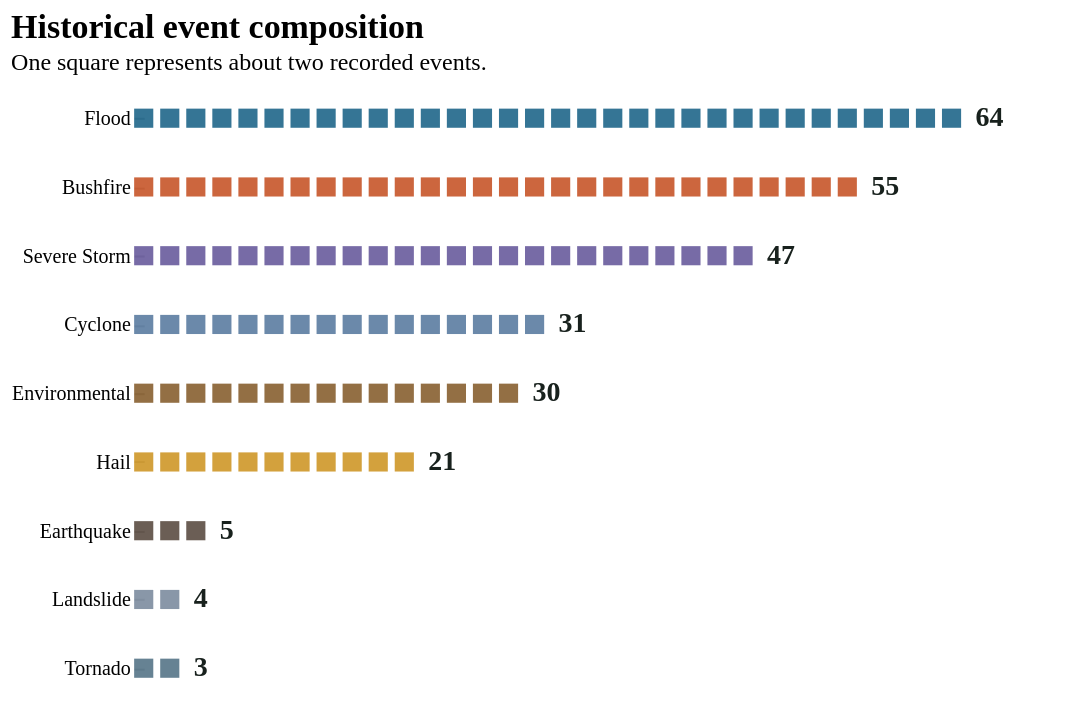

Write a Vega-Lite specification for this figure.
### Vega-Lite specification from a JSON file in a GitHub repository (floating-point values rounded to 4 significant figures)
{"$schema": "https://vega.github.io/schema/vega-lite/v5.json", "width": 470, "height": 310, "title": {"text": "Historical event composition", "subtitle": "One square represents about two recorded events."}, "data": {"sequence": {"start": 0, "stop": 133, "step": 1, "as": "tile"}}, "transform": [{"calculate": "datum.tile < 32 ? 'Flood' : datum.tile < 60 ? 'Bushfire' : datum.tile < 84 ? 'Severe Storm' : datum.tile < 100 ? 'Cyclone' : datum.tile < 115 ? 'Environmental' : datum.tile < 126 ? 'Hail' : datum.tile < 129 ? 'Earthquake' : datum.tile < 131 ? 'Landslide' : 'Tornado'", "as": "category"}, {"calculate": "datum.category == 'Flood' ? datum.tile : datum.category == 'Bushfire' ? datum.tile - 32 : datum.category == 'Severe Storm' ? datum.tile - 60 : datum.category == 'Cyclone' ? datum.tile - 84 : datum.category == 'Environmental' ? datum.tile - 100 : datum.category == 'Hail' ? datum.tile - 115 : datum.category == 'Earthquake' ? datum.tile - 126 : datum.category == 'Landslide' ? datum.tile - 129 : datum.tile - 131", "as": "unit"}, {"calculate": "datum.category == 'Flood' ? 64 : datum.category == 'Bushfire' ? 55 : datum.category == 'Severe Storm' ? 47 : datum.category == 'Cyclone' ? 31 : datum.category == 'Environmental' ? 30 : datum.category == 'Hail' ? 21 : datum.category == 'Earthquake' ? 5 : datum.category == 'Landslide' ? 4 : 3", "as": "events"}, {"calculate": "ceil(datum.events / 2) - 1", "as": "last_unit"}], "layer": [{"mark": {"type": "square", "size": 92, "filled": true, "opacity": 0.92}, "encoding": {"x": {"field": "unit", "type": "quantitative", "axis": null, "scale": {"domain": [0, 36]}}, "y": {"field": "category", "type": "nominal", "sort": ["Flood", "Bushfire", "Severe Storm", "Cyclone", "Environmental", "Hail", "Earthquake", "Landslide", "Tornado"], "title": null}, "color": {"field": "category", "type": "nominal", "legend": null, "scale": {"domain": ["Flood", "Bushfire", "Severe Storm", "Cyclone", "Environmental", "Hail", "Earthquake", "Landslide", "Tornado"], "range": ["#246a8d", "#c85a2e", "#6c5f9f", "#5f7fa3", "#8a6335", "#d09a2d", "#5f5147", "#7f8fa1", "#5a788a"]}}, "tooltip": [{"field": "category", "type": "nominal", "title": "Type"}, {"field": "events", "type": "quantitative", "title": "Recorded events"}]}}, {"transform": [{"filter": "datum.unit == datum.last_unit"}], "mark": {"type": "text", "align": "left", "baseline": "middle", "dx": 12, "font": "Trebuchet MS", "fontSize": 14, "fontWeight": "bold", "color": "#18211d"}, "encoding": {"x": {"field": "unit", "type": "quantitative", "scale": {"domain": [0, 36]}}, "y": {"field": "category", "type": "nominal", "sort": ["Flood", "Bushfire", "Severe Storm", "Cyclone", "Environmental", "Hail", "Earthquake", "Landslide", "Tornado"]}, "text": {"field": "events", "type": "quantitative", "format": ".0f"}}}], "config": {"background": null, "axis": {"labelFont": "Trebuchet MS", "titleFont": "Trebuchet MS", "grid": false, "domain": false}, "title": {"font": "Georgia", "fontSize": 17, "subtitleFont": "Trebuchet MS", "subtitleFontSize": 12, "anchor": "start"}, "view": {"stroke": null}}}
